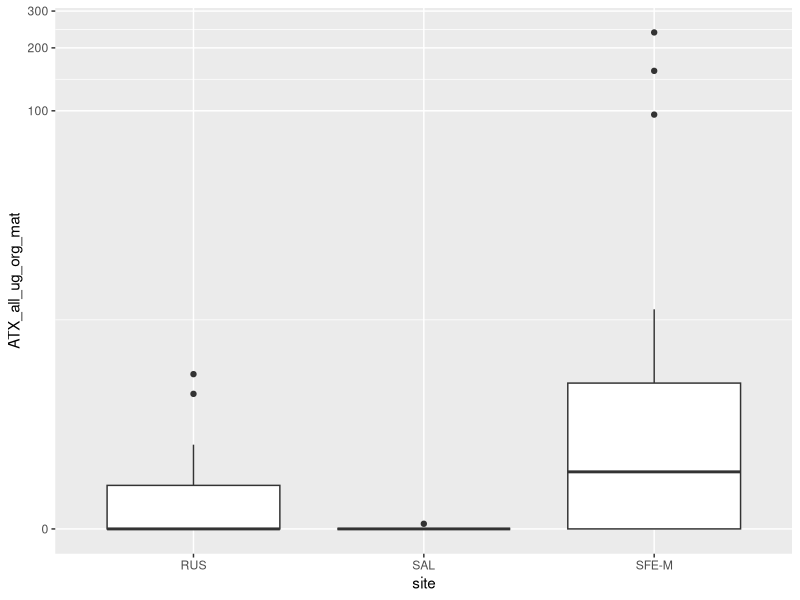
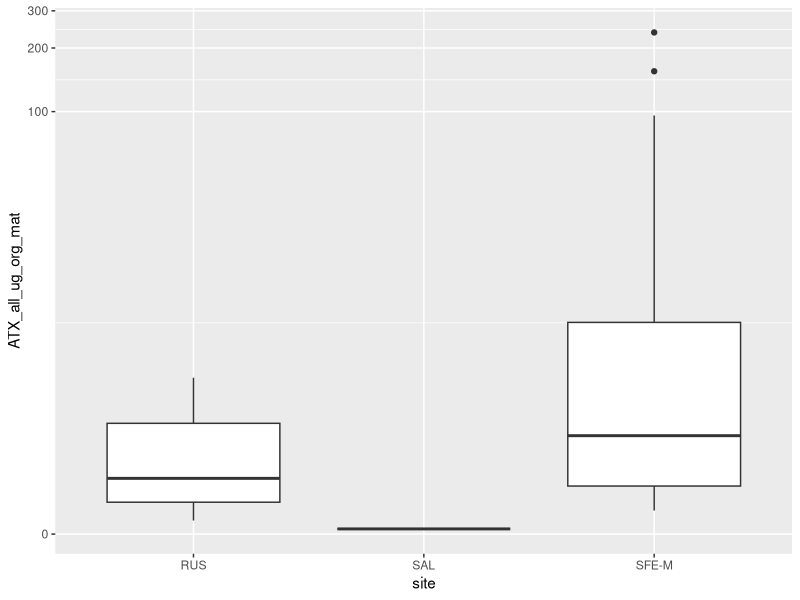
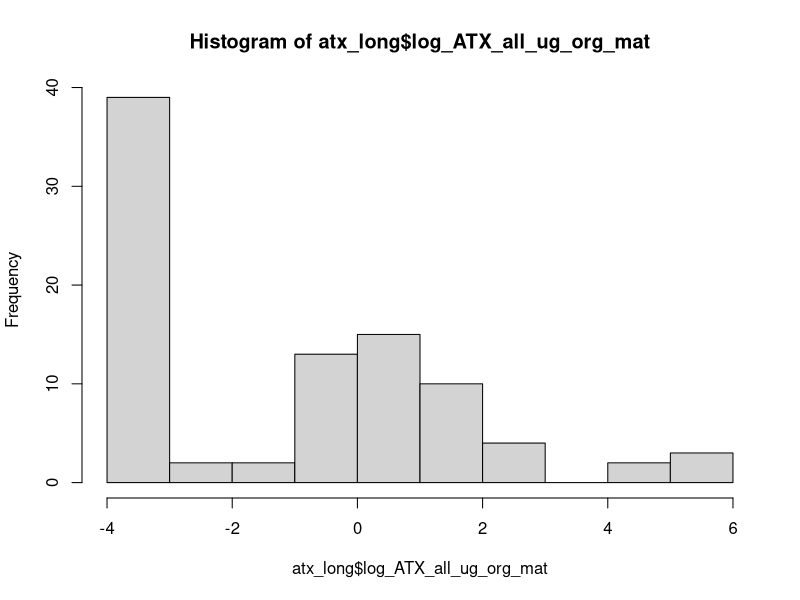
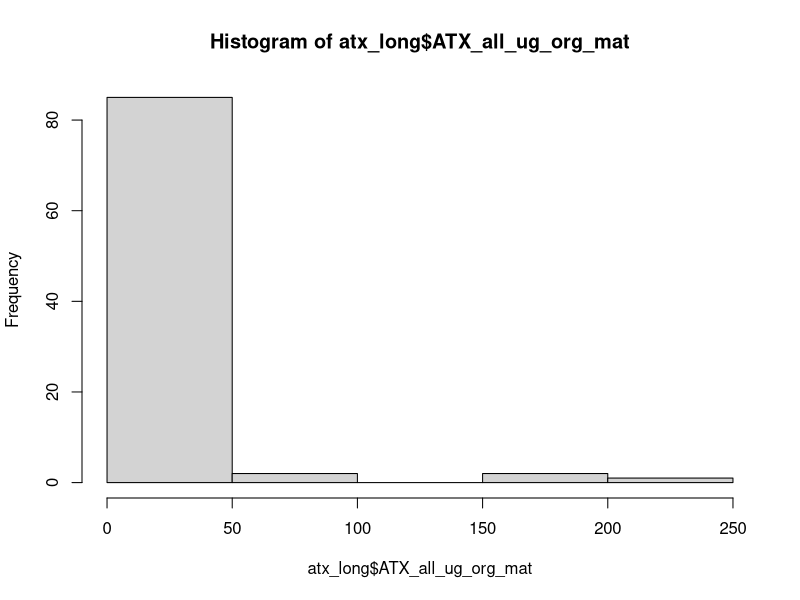

The R script that drew these images, in order:
#### Making anatoxin categories for analyses
### Jordan Zabrecky
## last edited: 06.01.2026

# This script makes anatoxin concentrations groupings (e.g., high versus low) 
# to use in Q2 analyses based on each sample type & river and also log-transforms
# ATX to compare with bacterial diversity & predicted gene abundances in linear models

#### (1) Loading libraries & data ####

# libraries
lapply(c("tidyverse"), require, character.only = T)

# read in environmental covariates & toxin data
atx <- read.csv("data/field_and_lab/environmental_covariates_and_toxins.csv") %>% 
  # will analyze congeners all together standardized by OM, 
  # so removing individual congeners and standardization by chl-a
  select(field_date, site_reach, site, TM_ATX_all_ug_orgmat_g, TAC_ATX_all_ug_orgmat_g) %>% 
  filter(year(ymd(field_date)) == 2022)

#### (2) Exploring ATX data ####

# want to add in category for NT atx (which is mean of TM & TAC when possible)
atx <- atx %>% 
  mutate(NT_ATX_all_ug_orgmat_g = case_when(is.na(TM_ATX_all_ug_orgmat_g) ~ TAC_ATX_all_ug_orgmat_g,
                                           is.na(TAC_ATX_all_ug_orgmat_g) ~ TM_ATX_all_ug_orgmat_g,
                                           TRUE ~ (TM_ATX_all_ug_orgmat_g + TAC_ATX_all_ug_orgmat_g) / 2))

# pivot to long format
atx_long <- atx %>% 
  pivot_longer(c("TM_ATX_all_ug_orgmat_g", "TAC_ATX_all_ug_orgmat_g", "NT_ATX_all_ug_orgmat_g"), 
               values_to = "ATX_all_ug_org_mat",
               names_to = "taxa_ATX") %>% 
  mutate(sample_type = case_when(taxa_ATX == "TM_ATX_all_ug_orgmat_g" ~ "TM",
                                 taxa_ATX == "TAC_ATX_all_ug_orgmat_g" ~ "TAC", 
                                 taxa_ATX == "NT_ATX_all_ug_orgmat_g" ~ "NT")) %>% 
  na.omit() %>% 
  select(!taxa_ATX)

# see distribution of all
ggplot(data = atx_long %>% na.omit() %>% filter(!c(sample_type == "NT")),
       aes(y = ATX_all_ug_org_mat, x = site)) +
  geom_boxplot() +
  scale_y_continuous(trans="pseudo_log")

# see distribution of all (with zeros removed)
ggplot(data = atx_long %>% na.omit() %>% filter(ATX_all_ug_org_mat > 0) %>% filter(!c(sample_type == "NT")), 
       aes(y = ATX_all_ug_org_mat, x = site)) +
  geom_boxplot() +
  scale_y_continuous(trans="pseudo_log")

#### (3) Log-Transforming ATX ####

# this is done for ATX vs. diversity and predicted gene counts

# need to replace zeros with a value 
# lowest non-zero value is 0.03, how about 0.02 as zero replacement?
log(0.03) # -3.506558
log(0.02) # -3.912

# log values (replace with 0.02 when 0)
atx_long <- atx_long %>% 
  mutate(log_ATX_all_ug_org_mat = case_when(ATX_all_ug_org_mat == 0 ~ log(0.02),
                                                TRUE ~ log(ATX_all_ug_org_mat)))

# view plot
hist(atx_long$log_ATX_all_ug_org_mat) # yes, this is better
hist(atx_long$ATX_all_ug_org_mat)

#### (4) Adding ATX categories to data ####

# makes sense to just decide into upper ("high") and lower values ("low") with our sample sizes
# get medians for each sample type and river
medians <- atx_long %>% 
  # remove samples with no detections
  filter(ATX_all_ug_org_mat > 0) %>% 
  # calculate median for each sample type on each river
  group_by(site, sample_type) %>% 
  dplyr::summarize(med = median(ATX_all_ug_org_mat),
                   total_samples = length(ATX_all_ug_org_mat))

# add in categorical grouping
atx_long <- left_join(atx_long, medians, by = c("site", "sample_type")) %>% 
  mutate(atx_detected = case_when(ATX_all_ug_org_mat > 0 ~ "y",
                                  TRUE ~ "n"),
         atx_group = case_when(ATX_all_ug_org_mat <= med & ATX_all_ug_org_mat > 0 ~ "low",
                               ATX_all_ug_org_mat > med ~ "high",
                               TRUE ~ "none")) %>% 
  select(field_date, site, site_reach, sample_type, ATX_all_ug_org_mat, log_ATX_all_ug_org_mat, atx_group, atx_detected)

#### (3) Saving CSV ####

# save csv
write.csv(atx_long, "./data/field_and_lab/atx_w_categorical_groupings.csv", 
          row.names = FALSE)
